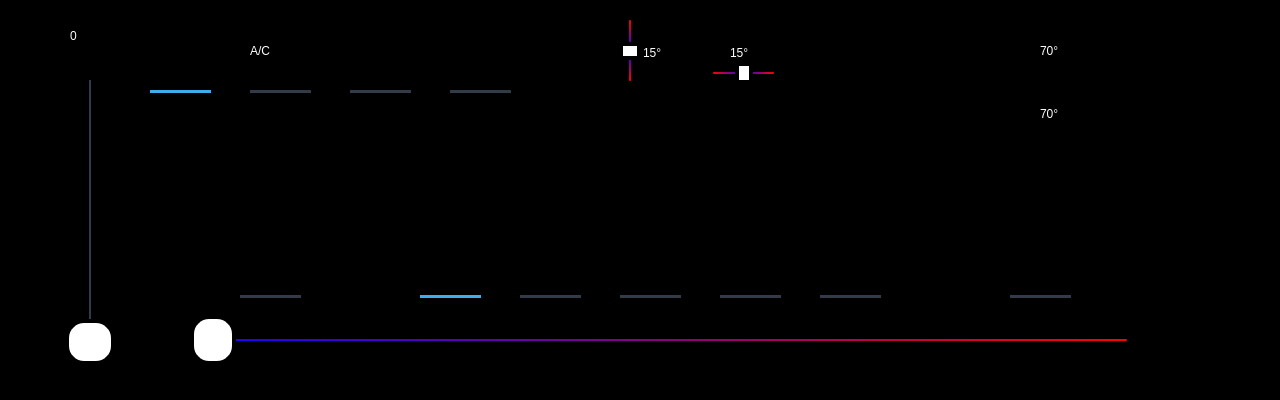
<?xml version="1.0" encoding="UTF-8"?>
<ui version="4.0">
 <class>MainWindow</class>
 <widget class="QMainWindow" name="MainWindow">
  <property name="enabled">
   <bool>true</bool>
  </property>
  <property name="geometry">
   <rect>
    <x>0</x>
    <y>0</y>
    <width>1280</width>
    <height>400</height>
   </rect>
  </property>
  <property name="minimumSize">
   <size>
    <width>1280</width>
    <height>400</height>
   </size>
  </property>
  <property name="maximumSize">
   <size>
    <width>1280</width>
    <height>400</height>
   </size>
  </property>
  <property name="windowTitle">
   <string>MainWindow</string>
  </property>
  <property name="styleSheet">
   <string notr="true">background-color: rgb(0, 0, 0);</string>
  </property>
  <widget class="QWidget" name="centralwidget">
   <widget class="QSlider" name="fanSlider">
    <property name="geometry">
     <rect>
      <x>40</x>
      <y>80</y>
      <width>101</width>
      <height>285</height>
     </rect>
    </property>
    <property name="styleSheet">
     <string notr="true">QSlider::groove:vertical {
    border-radius: 1px;
    width: 2px;
    margin: 24px;
    background-color: rgb(52, 59, 72);
}

QSlider::handle:vertical {
    background-color: rgb(255, 255, 255);
    border: 4px solid black;
    height: 38px;
    width: 20px;
    margin: -24px -24px;
    border-radius: 19px;

}
QSlider::sub-page:vertical {
    width: 2px;
    margin: 0px 24px; 
    background-color: rgb(52, 59, 72);
}
QSlider::add-page:vertical { 
	background-color:  rgb(255, 255, 255); 
	width: 2px;
	margin: 0px 24px; 
} </string>
    </property>
    <property name="maximum">
     <number>4</number>
    </property>
    <property name="value">
     <number>0</number>
    </property>
    <property name="tracking">
     <bool>false</bool>
    </property>
    <property name="orientation">
     <enum>Qt::Vertical</enum>
    </property>
    <property name="tickPosition">
     <enum>QSlider::TicksBelow</enum>
    </property>
   </widget>
   <widget class="QLabel" name="label">
    <property name="geometry">
     <rect>
      <x>23</x>
      <y>13</y>
      <width>41</width>
      <height>41</height>
     </rect>
    </property>
    <property name="text">
     <string/>
    </property>
    <property name="pixmap">
     <pixmap>fan.png</pixmap>
    </property>
    <property name="scaledContents">
     <bool>true</bool>
    </property>
   </widget>
   <widget class="QLabel" name="fanLabel">
    <property name="geometry">
     <rect>
      <x>70</x>
      <y>20</y>
      <width>31</width>
      <height>31</height>
     </rect>
    </property>
    <property name="styleSheet">
     <string notr="true">color: rgb(255, 255, 255);
font: 700 28pt &quot;Modern&quot;;</string>
    </property>
    <property name="text">
     <string>0</string>
    </property>
   </widget>
   <widget class="QLabel" name="both_i">
    <property name="geometry">
     <rect>
      <x>420</x>
      <y>220</y>
      <width>61</width>
      <height>61</height>
     </rect>
    </property>
    <property name="text">
     <string/>
    </property>
    <property name="pixmap">
     <pixmap>both.png</pixmap>
    </property>
    <property name="scaledContents">
     <bool>true</bool>
    </property>
   </widget>
   <widget class="QLabel" name="defrost_i">
    <property name="geometry">
     <rect>
      <x>820</x>
      <y>220</y>
      <width>61</width>
      <height>61</height>
     </rect>
    </property>
    <property name="text">
     <string/>
    </property>
    <property name="pixmap">
     <pixmap>defrost.png</pixmap>
    </property>
    <property name="scaledContents">
     <bool>true</bool>
    </property>
   </widget>
   <widget class="QLabel" name="feetDef_i">
    <property name="geometry">
     <rect>
      <x>720</x>
      <y>220</y>
      <width>61</width>
      <height>61</height>
     </rect>
    </property>
    <property name="text">
     <string/>
    </property>
    <property name="pixmap">
     <pixmap>defrostFeet.png</pixmap>
    </property>
    <property name="scaledContents">
     <bool>true</bool>
    </property>
   </widget>
   <widget class="QLabel" name="feet_i">
    <property name="geometry">
     <rect>
      <x>520</x>
      <y>220</y>
      <width>61</width>
      <height>61</height>
     </rect>
    </property>
    <property name="text">
     <string/>
    </property>
    <property name="pixmap">
     <pixmap>feet.png</pixmap>
    </property>
    <property name="scaledContents">
     <bool>true</bool>
    </property>
   </widget>
   <widget class="QLabel" name="head_i">
    <property name="geometry">
     <rect>
      <x>620</x>
      <y>220</y>
      <width>61</width>
      <height>61</height>
     </rect>
    </property>
    <property name="text">
     <string/>
    </property>
    <property name="pixmap">
     <pixmap>head.png</pixmap>
    </property>
    <property name="scaledContents">
     <bool>true</bool>
    </property>
   </widget>
   <widget class="QLabel" name="heatSeater_i">
    <property name="geometry">
     <rect>
      <x>240</x>
      <y>220</y>
      <width>61</width>
      <height>61</height>
     </rect>
    </property>
    <property name="text">
     <string/>
    </property>
    <property name="pixmap">
     <pixmap>otherSeat.png</pixmap>
    </property>
    <property name="scaledContents">
     <bool>true</bool>
    </property>
   </widget>
   <widget class="QLabel" name="both_L">
    <property name="geometry">
     <rect>
      <x>420</x>
      <y>295</y>
      <width>61</width>
      <height>3</height>
     </rect>
    </property>
    <property name="styleSheet">
     <string notr="true">background-color: rgb(61, 174, 233);</string>
    </property>
    <property name="text">
     <string/>
    </property>
   </widget>
   <widget class="QLabel" name="feet_L">
    <property name="geometry">
     <rect>
      <x>520</x>
      <y>295</y>
      <width>61</width>
      <height>3</height>
     </rect>
    </property>
    <property name="styleSheet">
     <string notr="true">background-color: rgb(52, 59, 72);</string>
    </property>
    <property name="text">
     <string/>
    </property>
   </widget>
   <widget class="QLabel" name="head_L">
    <property name="geometry">
     <rect>
      <x>620</x>
      <y>295</y>
      <width>61</width>
      <height>3</height>
     </rect>
    </property>
    <property name="styleSheet">
     <string notr="true">background-color: rgb(52, 59, 72);</string>
    </property>
    <property name="text">
     <string/>
    </property>
   </widget>
   <widget class="QLabel" name="feetDef_L">
    <property name="geometry">
     <rect>
      <x>720</x>
      <y>295</y>
      <width>61</width>
      <height>3</height>
     </rect>
    </property>
    <property name="styleSheet">
     <string notr="true">background-color: rgb(52, 59, 72);</string>
    </property>
    <property name="text">
     <string/>
    </property>
   </widget>
   <widget class="QLabel" name="defrost_L">
    <property name="geometry">
     <rect>
      <x>820</x>
      <y>295</y>
      <width>61</width>
      <height>3</height>
     </rect>
    </property>
    <property name="styleSheet">
     <string notr="true">background-color: rgb(52, 59, 72);</string>
    </property>
    <property name="text">
     <string/>
    </property>
   </widget>
   <widget class="QLabel" name="heatSeater_L">
    <property name="geometry">
     <rect>
      <x>240</x>
      <y>295</y>
      <width>61</width>
      <height>3</height>
     </rect>
    </property>
    <property name="styleSheet">
     <string notr="true">background-color: rgb(52, 59, 72);</string>
    </property>
    <property name="text">
     <string/>
    </property>
   </widget>
   <widget class="QPushButton" name="both">
    <property name="geometry">
     <rect>
      <x>420</x>
      <y>220</y>
      <width>61</width>
      <height>61</height>
     </rect>
    </property>
    <property name="text">
     <string/>
    </property>
    <property name="flat">
     <bool>true</bool>
    </property>
   </widget>
   <widget class="QPushButton" name="feet">
    <property name="geometry">
     <rect>
      <x>520</x>
      <y>220</y>
      <width>61</width>
      <height>61</height>
     </rect>
    </property>
    <property name="text">
     <string/>
    </property>
    <property name="flat">
     <bool>true</bool>
    </property>
   </widget>
   <widget class="QPushButton" name="head">
    <property name="geometry">
     <rect>
      <x>620</x>
      <y>220</y>
      <width>61</width>
      <height>61</height>
     </rect>
    </property>
    <property name="text">
     <string/>
    </property>
    <property name="flat">
     <bool>true</bool>
    </property>
   </widget>
   <widget class="QPushButton" name="feetDef">
    <property name="geometry">
     <rect>
      <x>720</x>
      <y>220</y>
      <width>61</width>
      <height>61</height>
     </rect>
    </property>
    <property name="text">
     <string/>
    </property>
    <property name="flat">
     <bool>true</bool>
    </property>
   </widget>
   <widget class="QPushButton" name="defrost">
    <property name="geometry">
     <rect>
      <x>820</x>
      <y>220</y>
      <width>61</width>
      <height>61</height>
     </rect>
    </property>
    <property name="text">
     <string/>
    </property>
    <property name="flat">
     <bool>true</bool>
    </property>
   </widget>
   <widget class="QPushButton" name="heatSeater">
    <property name="geometry">
     <rect>
      <x>240</x>
      <y>220</y>
      <width>61</width>
      <height>61</height>
     </rect>
    </property>
    <property name="text">
     <string/>
    </property>
    <property name="flat">
     <bool>true</bool>
    </property>
   </widget>
   <widget class="QSlider" name="tempSlider">
    <property name="geometry">
     <rect>
      <x>190</x>
      <y>310</y>
      <width>961</width>
      <height>61</height>
     </rect>
    </property>
    <property name="styleSheet">
     <string notr="true">QSlider::groove:horizontal {
    border-radius: 1px;
    height: 2px;
    margin: 24px;
    background-color: qlineargradient(x1: 0, y1: 0, x2: 1, y2: 0, stop: 0 rgb(30, 0, 255), stop: 1 rgb(255, 0, 0));
}

QSlider::handle:horizontal {
    background-color: rgb(255, 255, 255);
    border: 4px solid black;
    height: 20px;
    width: 38px;
    margin: -24px -24px;
    border-radius: 19px;
}
/*
QSlider::sub-page:horizontal {
    height: 2px;
    margin: 20px 0px; 
    background-color: rgb(255, 255, 255);

}
QSlider::add-page:horizontal {
    height: 2px;
    margin: 20px 0px; 
    background-color: rgb(52, 59, 72);
}
*/</string>
    </property>
    <property name="minimum">
     <number>60</number>
    </property>
    <property name="maximum">
     <number>90</number>
    </property>
    <property name="tracking">
     <bool>false</bool>
    </property>
    <property name="orientation">
     <enum>Qt::Horizontal</enum>
    </property>
   </widget>
   <widget class="QLabel" name="insideAir_i">
    <property name="geometry">
     <rect>
      <x>150</x>
      <y>20</y>
      <width>61</width>
      <height>61</height>
     </rect>
    </property>
    <property name="text">
     <string/>
    </property>
    <property name="pixmap">
     <pixmap>insideAir.png</pixmap>
    </property>
    <property name="scaledContents">
     <bool>true</bool>
    </property>
   </widget>
   <widget class="QLabel" name="outsideAir_i_2">
    <property name="geometry">
     <rect>
      <x>1180</x>
      <y>320</y>
      <width>41</width>
      <height>41</height>
     </rect>
    </property>
    <property name="text">
     <string/>
    </property>
    <property name="pixmap">
     <pixmap>hot.png</pixmap>
    </property>
    <property name="scaledContents">
     <bool>true</bool>
    </property>
   </widget>
   <widget class="QLabel" name="outsideAir_i_3">
    <property name="geometry">
     <rect>
      <x>140</x>
      <y>320</y>
      <width>41</width>
      <height>41</height>
     </rect>
    </property>
    <property name="text">
     <string/>
    </property>
    <property name="pixmap">
     <pixmap>cold.png</pixmap>
    </property>
    <property name="scaledContents">
     <bool>true</bool>
    </property>
   </widget>
   <widget class="QLabel" name="outsideAir_i">
    <property name="geometry">
     <rect>
      <x>350</x>
      <y>20</y>
      <width>61</width>
      <height>61</height>
     </rect>
    </property>
    <property name="text">
     <string/>
    </property>
    <property name="pixmap">
     <pixmap>outsideAir.png</pixmap>
    </property>
    <property name="scaledContents">
     <bool>true</bool>
    </property>
   </widget>
   <widget class="QLabel" name="heatSeater_L_2">
    <property name="geometry">
     <rect>
      <x>1010</x>
      <y>295</y>
      <width>61</width>
      <height>3</height>
     </rect>
    </property>
    <property name="styleSheet">
     <string notr="true">background-color: rgb(52, 59, 72);</string>
    </property>
    <property name="text">
     <string/>
    </property>
   </widget>
   <widget class="QLabel" name="heatSeater_i_2">
    <property name="geometry">
     <rect>
      <x>1010</x>
      <y>220</y>
      <width>61</width>
      <height>61</height>
     </rect>
    </property>
    <property name="text">
     <string/>
    </property>
    <property name="pixmap">
     <pixmap>heatSetaer.png</pixmap>
    </property>
    <property name="scaledContents">
     <bool>true</bool>
    </property>
   </widget>
   <widget class="QPushButton" name="heatSeater_2">
    <property name="geometry">
     <rect>
      <x>1010</x>
      <y>220</y>
      <width>61</width>
      <height>61</height>
     </rect>
    </property>
    <property name="text">
     <string/>
    </property>
    <property name="flat">
     <bool>true</bool>
    </property>
   </widget>
   <widget class="QLabel" name="outsideTemp">
    <property name="geometry">
     <rect>
      <x>1040</x>
      <y>25</y>
      <width>211</width>
      <height>51</height>
     </rect>
    </property>
    <property name="styleSheet">
     <string notr="true">font: 700 20pt &quot;Segoe MDL2 Assets&quot;;
color: rgb(255, 255, 255);</string>
    </property>
    <property name="text">
     <string>70°</string>
    </property>
   </widget>
   <widget class="QLabel" name="AC_i">
    <property name="geometry">
     <rect>
      <x>250</x>
      <y>20</y>
      <width>61</width>
      <height>61</height>
     </rect>
    </property>
    <property name="styleSheet">
     <string notr="true">font: 700 26pt &quot;Segoe MDL2 Assets&quot;;
color: rgb(255, 255, 255);</string>
    </property>
    <property name="text">
     <string>A/C</string>
    </property>
   </widget>
   <widget class="QLabel" name="insideAir_L">
    <property name="geometry">
     <rect>
      <x>150</x>
      <y>90</y>
      <width>61</width>
      <height>3</height>
     </rect>
    </property>
    <property name="styleSheet">
     <string notr="true">background-color: rgb(61, 174, 233);</string>
    </property>
    <property name="text">
     <string/>
    </property>
   </widget>
   <widget class="QLabel" name="AC_L">
    <property name="geometry">
     <rect>
      <x>250</x>
      <y>90</y>
      <width>61</width>
      <height>3</height>
     </rect>
    </property>
    <property name="styleSheet">
     <string notr="true">background-color: rgb(52, 59, 72);</string>
    </property>
    <property name="text">
     <string/>
    </property>
   </widget>
   <widget class="QLabel" name="outsideAir_L">
    <property name="geometry">
     <rect>
      <x>350</x>
      <y>90</y>
      <width>61</width>
      <height>3</height>
     </rect>
    </property>
    <property name="styleSheet">
     <string notr="true">background-color: rgb(52, 59, 72);</string>
    </property>
    <property name="text">
     <string/>
    </property>
   </widget>
   <widget class="QPushButton" name="insideAir">
    <property name="geometry">
     <rect>
      <x>150</x>
      <y>20</y>
      <width>61</width>
      <height>61</height>
     </rect>
    </property>
    <property name="text">
     <string/>
    </property>
    <property name="flat">
     <bool>true</bool>
    </property>
   </widget>
   <widget class="QPushButton" name="AC">
    <property name="geometry">
     <rect>
      <x>250</x>
      <y>20</y>
      <width>61</width>
      <height>61</height>
     </rect>
    </property>
    <property name="text">
     <string/>
    </property>
    <property name="flat">
     <bool>true</bool>
    </property>
   </widget>
   <widget class="QPushButton" name="outsideAir">
    <property name="geometry">
     <rect>
      <x>350</x>
      <y>20</y>
      <width>61</width>
      <height>61</height>
     </rect>
    </property>
    <property name="text">
     <string/>
    </property>
    <property name="flat">
     <bool>true</bool>
    </property>
   </widget>
   <widget class="QLabel" name="dayLight_i">
    <property name="geometry">
     <rect>
      <x>450</x>
      <y>20</y>
      <width>61</width>
      <height>61</height>
     </rect>
    </property>
    <property name="text">
     <string/>
    </property>
    <property name="pixmap">
     <pixmap>headlights.png</pixmap>
    </property>
    <property name="scaledContents">
     <bool>true</bool>
    </property>
   </widget>
   <widget class="QLabel" name="dayLight_L">
    <property name="geometry">
     <rect>
      <x>450</x>
      <y>90</y>
      <width>61</width>
      <height>3</height>
     </rect>
    </property>
    <property name="styleSheet">
     <string notr="true">background-color: rgb(52, 59, 72);</string>
    </property>
    <property name="text">
     <string/>
    </property>
   </widget>
   <widget class="QPushButton" name="dayLight">
    <property name="geometry">
     <rect>
      <x>450</x>
      <y>20</y>
      <width>61</width>
      <height>61</height>
     </rect>
    </property>
    <property name="text">
     <string/>
    </property>
    <property name="flat">
     <bool>true</bool>
    </property>
   </widget>
   <widget class="QLabel" name="label_4">
    <property name="geometry">
     <rect>
      <x>1040</x>
      <y>88</y>
      <width>211</width>
      <height>51</height>
     </rect>
    </property>
    <property name="styleSheet">
     <string notr="true">font: 700 20pt &quot;Segoe MDL2 Assets&quot;;
color: rgb(255, 255, 255);</string>
    </property>
    <property name="text">
     <string>70°</string>
    </property>
   </widget>
   <widget class="QLabel" name="pitchLabel">
    <property name="geometry">
     <rect>
      <x>643</x>
      <y>37</y>
      <width>41</width>
      <height>31</height>
     </rect>
    </property>
    <property name="styleSheet">
     <string notr="true">font: 700 12pt &quot;Segoe MDL2 Assets&quot;;
color: rgb(255, 255, 255);</string>
    </property>
    <property name="text">
     <string>15°</string>
    </property>
   </widget>
   <widget class="QLabel" name="rollLabel">
    <property name="geometry">
     <rect>
      <x>730</x>
      <y>37</y>
      <width>51</width>
      <height>31</height>
     </rect>
    </property>
    <property name="styleSheet">
     <string notr="true">font: 700 12pt &quot;Segoe MDL2 Assets&quot;;
color: rgb(255, 255, 255);</string>
    </property>
    <property name="text">
     <string>15°</string>
    </property>
   </widget>
   <widget class="QSlider" name="rollSlider">
    <property name="enabled">
     <bool>true</bool>
    </property>
    <property name="geometry">
     <rect>
      <x>713</x>
      <y>63</y>
      <width>61</width>
      <height>21</height>
     </rect>
    </property>
    <property name="styleSheet">
     <string notr="true">QSlider::groove:horizontal {
    border-radius: 1px;
    height: 2px;
    background-color: qlineargradient(spread:reflect, x1:0, y1:1, x2:0.5, y2:1, stop:0 rgba(255, 0, 0, 255), stop:1 rgba(30, 0, 255, 255));
}

QSlider::handle:horizontal {
    background-color: rgb(255, 255, 255);
    border: 4px solid black;
    height: 10px;
    width: 10px;
    margin: -10px -10px;
    border-radius: 19px;
}
/*
QSlider::sub-page:horizontal {
    height: 2px;
    margin: 20px 0px; 
    background-color: rgb(255, 255, 255);

}
QSlider::add-page:horizontal {
    height: 2px;
    margin: 20px 0px; 
    background-color: rgb(52, 59, 72);
}
*/</string>
    </property>
    <property name="minimum">
     <number>-25</number>
    </property>
    <property name="maximum">
     <number>25</number>
    </property>
    <property name="sliderPosition">
     <number>0</number>
    </property>
    <property name="tracking">
     <bool>false</bool>
    </property>
    <property name="orientation">
     <enum>Qt::Horizontal</enum>
    </property>
   </widget>
   <widget class="QSlider" name="pitchSlider">
    <property name="geometry">
     <rect>
      <x>620</x>
      <y>20</y>
      <width>21</width>
      <height>61</height>
     </rect>
    </property>
    <property name="styleSheet">
     <string notr="true">QSlider::groove:vertical {
    border-radius: 1px;
    width: 2px;
    background-color: qlineargradient(spread:reflect, x1:1, y1:0, x2:1, y2:0.5, stop:0 rgba(255, 0, 0, 255), stop:1 rgba(20, 0, 255, 255));
}

QSlider::handle:vertical {
    background-color: rgb(255, 255, 255);
    border: 4px solid black;
    height: 10px;
    width: 10px;
    margin: -10px -10px;
    border-radius: 19px;

}
</string>
    </property>
    <property name="minimum">
     <number>-25</number>
    </property>
    <property name="maximum">
     <number>25</number>
    </property>
    <property name="value">
     <number>0</number>
    </property>
    <property name="tracking">
     <bool>false</bool>
    </property>
    <property name="orientation">
     <enum>Qt::Vertical</enum>
    </property>
    <property name="tickPosition">
     <enum>QSlider::TicksBelow</enum>
    </property>
   </widget>
   <widget class="QLabel" name="outside">
    <property name="geometry">
     <rect>
      <x>988</x>
      <y>32</y>
      <width>40</width>
      <height>40</height>
     </rect>
    </property>
    <property name="text">
     <string/>
    </property>
    <property name="pixmap">
     <pixmap>outside.png</pixmap>
    </property>
    <property name="scaledContents">
     <bool>true</bool>
    </property>
   </widget>
   <widget class="QLabel" name="inside">
    <property name="geometry">
     <rect>
      <x>988</x>
      <y>94</y>
      <width>40</width>
      <height>40</height>
     </rect>
    </property>
    <property name="text">
     <string/>
    </property>
    <property name="pixmap">
     <pixmap>inside.png</pixmap>
    </property>
    <property name="scaledContents">
     <bool>true</bool>
    </property>
   </widget>
   <zorder>fanSlider</zorder>
   <zorder>label</zorder>
   <zorder>fanLabel</zorder>
   <zorder>both_i</zorder>
   <zorder>defrost_i</zorder>
   <zorder>feetDef_i</zorder>
   <zorder>feet_i</zorder>
   <zorder>head_i</zorder>
   <zorder>heatSeater_i</zorder>
   <zorder>both_L</zorder>
   <zorder>feet_L</zorder>
   <zorder>head_L</zorder>
   <zorder>feetDef_L</zorder>
   <zorder>defrost_L</zorder>
   <zorder>heatSeater_L</zorder>
   <zorder>both</zorder>
   <zorder>feet</zorder>
   <zorder>head</zorder>
   <zorder>feetDef</zorder>
   <zorder>defrost</zorder>
   <zorder>heatSeater</zorder>
   <zorder>tempSlider</zorder>
   <zorder>insideAir_i</zorder>
   <zorder>outsideAir_i_2</zorder>
   <zorder>outsideAir_i_3</zorder>
   <zorder>outsideAir_i</zorder>
   <zorder>heatSeater_L_2</zorder>
   <zorder>heatSeater_i_2</zorder>
   <zorder>heatSeater_2</zorder>
   <zorder>outsideTemp</zorder>
   <zorder>AC_i</zorder>
   <zorder>insideAir_L</zorder>
   <zorder>AC_L</zorder>
   <zorder>outsideAir_L</zorder>
   <zorder>insideAir</zorder>
   <zorder>AC</zorder>
   <zorder>outsideAir</zorder>
   <zorder>dayLight_i</zorder>
   <zorder>dayLight_L</zorder>
   <zorder>dayLight</zorder>
   <zorder>label_4</zorder>
   <zorder>rollLabel</zorder>
   <zorder>pitchLabel</zorder>
   <zorder>rollSlider</zorder>
   <zorder>pitchSlider</zorder>
   <zorder>outside</zorder>
   <zorder>inside</zorder>
  </widget>
  <widget class="QStatusBar" name="statusbar"/>
 </widget>
 <resources/>
 <connections>
  <connection>
   <sender>fanSlider</sender>
   <signal>valueChanged(int)</signal>
   <receiver>fanLabel</receiver>
   <slot>setNum(int)</slot>
   <hints>
    <hint type="sourcelabel">
     <x>50</x>
     <y>165</y>
    </hint>
    <hint type="destinationlabel">
     <x>115</x>
     <y>155</y>
    </hint>
   </hints>
  </connection>
 </connections>
</ui>
